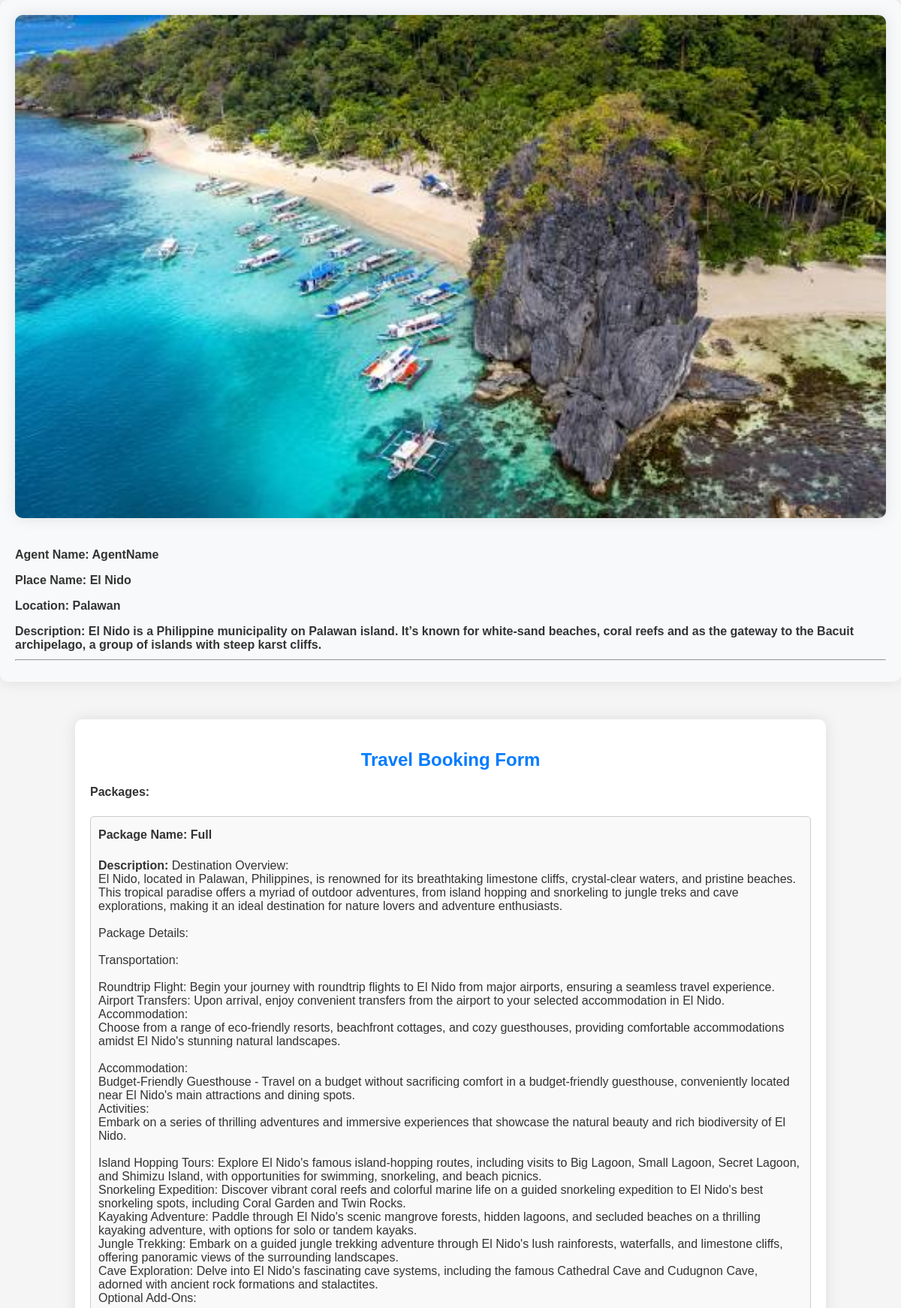
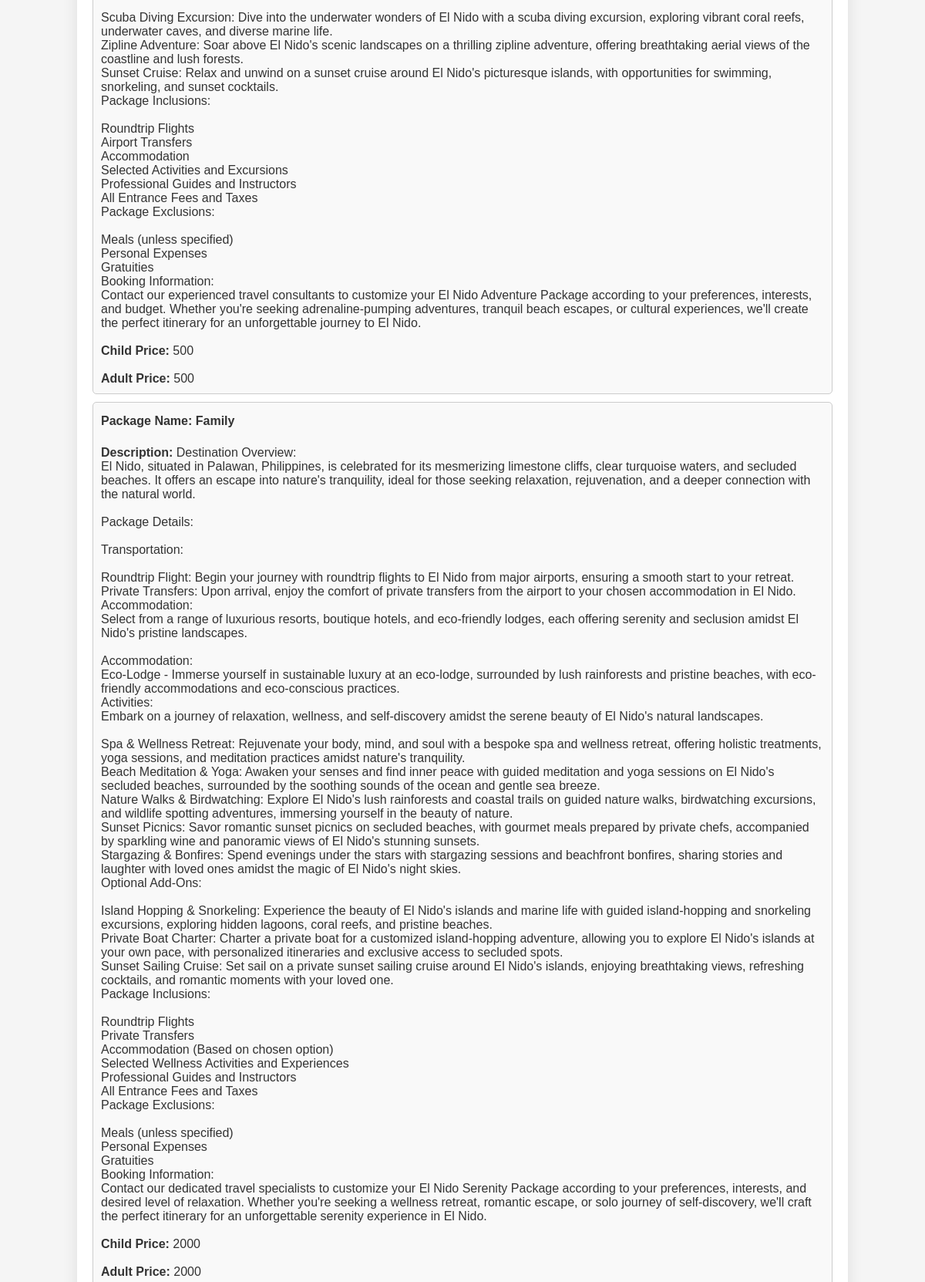
Screenshot of /booking_form.php?id=42 (upper part) with the database file from the repository (2 pictures, top to bottom).
### tables this page shows
CREATE TABLE `destination` (
  `id` int(11) NOT NULL,
  `image` blob NOT NULL,
  `agent_name` varchar(225) NOT NULL,
  `location` varchar(255) NOT NULL,
  `placename` varchar(225) NOT NULL,
  `description` text NOT NULL
);

CREATE TABLE `packages` (
  `id` int(11) NOT NULL,
  `desti` int(11) DEFAULT NULL,
  `agent_name` varchar(225) DEFAULT NULL,
  `pname` varchar(200) NOT NULL,
  `description` text NOT NULL,
  `adult_price` int(255) NOT NULL,
  `child_price` int(255) NOT NULL
);

### booking_form.php (the view, shortened to what this page needs)
<!DOCTYPE html>
<html lang="en">
<head>
    <link rel="stylesheet" href="css/bookform2.css">
    <link rel="stylesheet" href="https://use.fontawesome.com/releases/v5.8.1/css/all.css">
</head>
<body>
    <?php
    require_once "connection.php";
    if(isset($_GET['id'])) {
        $destination_id = $_GET['id'];
        $query = "SELECT * FROM destination WHERE id = $destination_id";
        $result = mysqli_query($con, $query);
        if($result) {
            $destination_details = mysqli_fetch_assoc($result);
            echo "<div class='destination-details'>";
            echo "<img src='uploads/{$destination_details['image']}' alt='Place Image' class='destination-image'>";
            echo "<div class='details'>";
            echo "<p class='agent'><strong>Agent Name:</strong> {$destination_details['agent_name']}</p>";
            echo "<p class='place'><strong>Place Name:</strong> {$destination_details['placename']}</p>";
            echo "<p class='location'><strong>Location:</strong> {$destination_details['location']}</p>";
            echo "<p class='description'><strong>Description:</strong> {$destination_details['description']}</p>";
            echo "<hr>";
            echo "</div>";
            echo "</div>";
        } else {
            echo "Error: " . mysqli_error($con);
        }
    } else {
        echo "Destination ID not provided.";
    }
    ?>
    <div class="container">
        <h2>Travel Booking Form</h2>
        <form method="post" action="">
            <div class="form-group">
                <label for="packages">Packages:</label><br>
                <?php
                require_once "connection.php";
                if(isset($_GET['id'])) {
                    $destination_id = $_GET['id'];
                    $query = "SELECT id, pname, description, child_price, adult_price FROM packages WHERE desti = $destination_id";
                    $result = mysqli_query($con, $query);
                    if (mysqli_num_rows($result) > 0) {
                        while ($row = mysqli_fetch_assoc($result)) {
                                echo "<div class='package-box' onclick='togglePackageSelection(" . $row['id'] . ")'>";
                                echo "<div class='package-content'>";
                                echo "<label><strong>Package Name:</strong> " . $row['pname'] . "</label><br>";
                                echo "<div><strong>Description:</strong> " . nl2br($row['description']) . "</div><br>";
                                echo "<div><strong>Child Price:</strong> <span class='child-price'>" . $row['child_price'] . "</span></div><br>";
                                echo "<div><strong>Adult Price:</strong> <span class='adult-price'>" . $row['adult_price'] . "</span></div>";
                                echo "</div>";
                                echo "</div>";
                        }
                    } else {
                        echo "<p>No packages found for this destination</p>";
                    }
                } else {
                    echo "<p>Please select a destination first</p>";
                }
                ?>
            </div>
            <input type="number" id="no_of_adults" name="no_of_adults" required><br><br>
            <input type="number" id="no_of_children" name="no_of_children" required><br><br>
            <input type="number" id="total_amount" name="total_amount" required readonly><br><br>
            <input type="date" id="from_date" name="from_date" required><br><br>
        </form>
    </div>
</body>
</html>

### css/bookform2.css (style rules this page uses)
body { font-family: Arial, sans-serif; background-color: #f5f5f5; color: #333; margin: 0; padding: 0; }
.container { width: 80%; margin: 50px auto; background-color: #fff; padding: 20px; border-radius: 10px; box-shadow: 0 0 20px rgba(0, 0, 0, 0.1); }
h2 { text-align: center; margin-bottom: 20px; color: #007bff; }
.destination-details { background-color: #f8f9fa; border-radius: 10px; box-shadow: 0 0 20px rgba(0, 0, 0, 0.1); padding: 20px; margin-bottom: 20px; }
.destination-image { width: 100%; border-radius: 10px; margin-bottom: 20px; box-shadow: 0 0 20px rgba(0, 0, 0, 0.1); }
.details p { margin-bottom: 10px; }
.agent, .place, .location, .description { font-weight: bold; }
.package-box { cursor: pointer; border: 1px solid #ccc; border-radius: 5px; padding: 10px; margin-bottom: 10px; background-color: #f9f9f9; transition: border-color 0.3s ease; }
.package-content { padding-top: 5px; }
.package-content label { display: block; margin-bottom: 5px; }
form label { display: block; margin-bottom: 5px; font-weight: bold; }

### rows the page displays
destination: image (picture), agent_name "AgentName", placename "El Nido", location "Palawan", description "El Nido is a Philippine municipality on Palawan island. It’s known for white-sand beaches, coral reefs and as the gateway to the Bacuit archipelago, a group of islands with steep karst cliffs."
packages: pname "Full", description "Destination Overview: El Nido, located in Palawan, Philippines, is renowned for its breathtaking limestone cliffs, crystal-clear waters, and pristine beaches. This tropical paradise offers a myriad of outdoor adventures, from island hopping and snorkeling to jungle treks and cave explorations, making it an ideal destination for nature lovers and adventure enthusiasts. Package Details: Transportation: Roundtrip Flight: Begin your journey with roundtrip flights to El Nido from major airports, ensuring a seamless travel experience. Airport Transfers: Upon arrival, enjoy convenient transfers from the airport to your selected accommodation in El Nido. Accommodation: Choose from a range of…", child_price "500", adult_price "500"
packages: pname "Family", description "Destination Overview: El Nido, situated in Palawan, Philippines, is celebrated for its mesmerizing limestone cliffs, clear turquoise waters, and secluded beaches. It offers an escape into nature's tranquility, ideal for those seeking relaxation, rejuvenation, and a deeper connection with the natural world. Package Details: Transportation: Roundtrip Flight: Begin your journey with roundtrip flights to El Nido from major airports, ensuring a smooth start to your retreat. Private Transfers: Upon arrival, enjoy the comfort of private transfers from the airport to your chosen accommodation in El Nido. Accommodation: Select from a range of luxurious resorts, boutique hotels, and eco-friendly…", child_price "2000", adult_price "2000"
